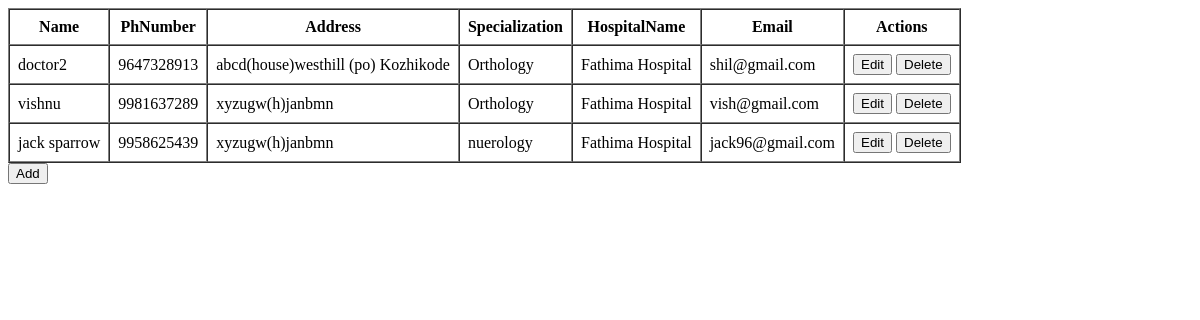
Page /doctor on the earlier database version.
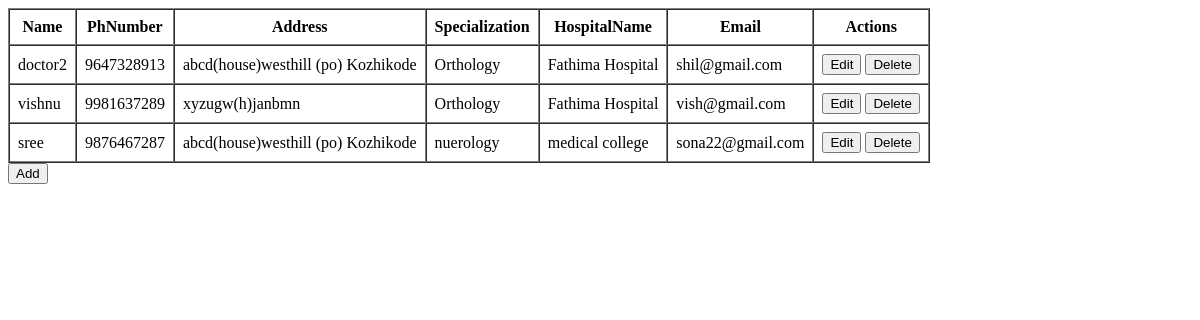
Same page on the later database version.
### BrainTumorDetectionApp/models.py (models this page shows)
class DoctorTable(models.Model):
    LOGIN = models.ForeignKey(LoginTable, on_delete=models.CASCADE)
    Name=models.CharField(max_length=30, null=True, blank=True)
    PhNumber=models.BigIntegerField( null=True, blank=True)
    Address=models.CharField(max_length=100, null=True, blank=True)
    Specialization=models.CharField(max_length=30, null=True, blank=True)
    HospitalName=models.CharField(max_length=30, null=True, blank=True)
    Email=models.CharField(max_length=30, null=True, blank=True)

### BrainTumorDetectionApp/views.py (the view)
# urls.py: path('doctor', viewdoctorPage.as_view(), name="doctor"),
class viewdoctorPage(View):
    def get(self, request):
        obj = DoctorTable.objects.all()
        return render(request, "administration/view_doctor.html", {'val': obj} )

### templates/administration/view_doctor.html (shortened to what this page needs)
<!DOCTYPE html>
<html lang="en">
<head>
</head>
<body>
    <table border="1" cellpadding="8" cellspacing="0">
        <tr>
            <th>Name</th>
            <th>PhNumber</th>
            <th>Address</th>
            <th>Specialization</th>
            <th>HospitalName</th>
            <th>Email</th>
            <th>Actions</th>
        </tr>
        {% for i in val %}
        <tr>
            <td>{{ i.Name }}</td>
            <td>{{ i.PhNumber }}</td>
            <td>{{ i.Address }}</td>
            <td>{{ i.Specialization }}</td>
            <td>{{ i.HospitalName }}</td>
            <td>{{ i.Email }}</td>
            <td>
                <a href="edit_doc/{{i.id}}"><button>Edit</button></a>
                <a href="delete_doc/{{i.LOGIN.id}}"><button>Delete</button></a>
            </td>
        </tr>
        {% endfor %}
    </table>
    <a href="Managedoc"><input type="submit" value="Add"></a>
</body>
</html>

Differences in the rows shown:
removed DoctorTable: Name "jack sparrow", PhNumber "9958625439", Address "xyzugw(h)janbmn", Specialization "nuerology", HospitalName "Fathima Hospital", Email "jack96@gmail.com"
added DoctorTable: Name "sree", PhNumber "9876467287", Address "abcd(house)westhill (po) Kozhikode", Specialization "nuerology", HospitalName "medical college", Email "sona22@gmail.com"
